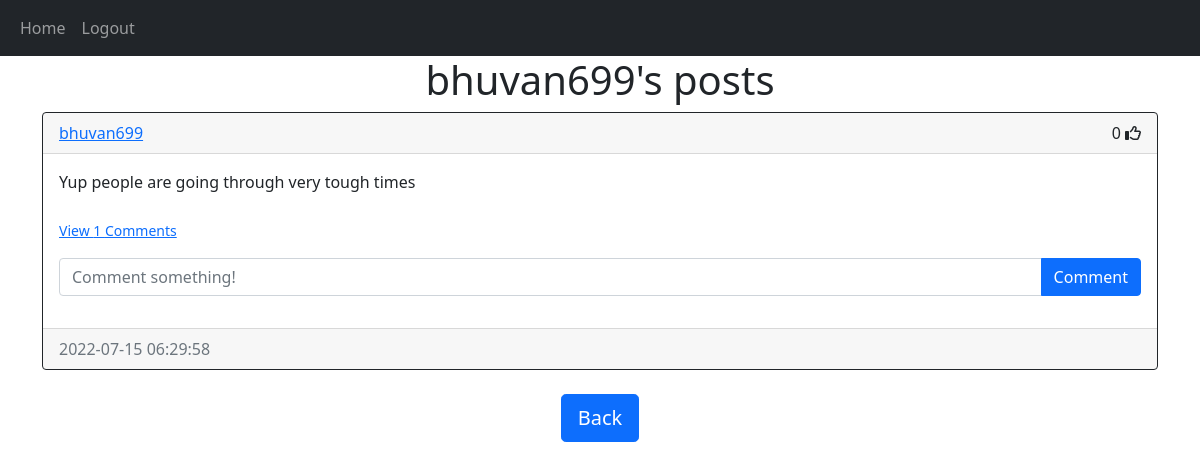
The page /posts/bhuvan699 (signed in) on the database its author committed.
### website/models.py (models this page shows)
class User(db.Model, UserMixin):
    id = db.Column(db.Integer, primary_key=True)
    email = db.Column(db.String(150), unique=True)
    username = db.Column(db.String(150), unique=True)
    password = db.Column(db.String(150))
    date_created = db.Column(db.DateTime(timezone=True), default=func.now())
    posts = db.relationship('Post', backref='user', passive_deletes=True)
    comments = db.relationship('Comment', backref='user', passive_deletes=True)
    likes = db.relationship('Like', backref='user', passive_deletes=True)

class Post(db.Model):
    id = db.Column(db.Integer, primary_key=True)
    text = db.Column(db.Text, nullable=False)
    date_created = db.Column(db.DateTime(timezone=True), default=func.now())
    author = db.Column(db.Integer, db.ForeignKey(
        'user.id', ondelete="CASCADE"), nullable=False)
    comments = db.relationship('Comment', backref='post', passive_deletes=True)
    likes = db.relationship('Like', backref='post', passive_deletes=True)

### website/views.py (the view)
@views.route("/posts/<username>")
@login_required
def posts(username):
    user = User.query.filter_by(username=username).first()
    if not user:
        flash('No user with that username exists.', category='error')
        return redirect(url_for('views.home'))
    posts = user.posts
    return render_template("posts.html", user=current_user, posts=posts, username=username)

### website/__init__.py (called while the page is built)
def create_app():
    app = Flask(__name__)
    app.config['SECRET_KEY'] = "helloworld"
    app.config['SQLALCHEMY_DATABASE_URI'] = f'sqlite:///{DB_NAME}'
    db.init_app(app)
    from .views import views
    from .auth import auth
    app.register_blueprint(views, url_prefix="/")
    app.register_blueprint(auth, url_prefix="/")
    from .models import User, Post, Comment, Like
    create_database(app)
    login_manager = LoginManager()
    login_manager.login_view = "auth.login"
    login_manager.init_app(app)
    @login_manager.user_loader
    def load_user(id):
        return User.query.get(int(id))
    return app

### website/templates/posts.html (shortened to what this page needs)
{% extends "posts_div.html" %}  {% block header %} {{username}}'s posts {% endblock %} {% block footer %}
<div align="center">
  <a href="/home"
    ><button type="button" class="btn btn-primary btn-lg">Back</button></a
  >
</div>
{% endblock %}

### website/templates/posts_div.html (shortened to what this page needs)
{% extends "base.html" %} {% block title %}Home{% endblock %} {% block content
%}
<h1 align="center">{% block header %}Posts{% endblock %}</h1>
<div id="posts">
  {% for post in posts %}
  <div class="card border-dark">
    <div class="card-header d-flex justify-content-between align-items-center">
      <a href="/posts/{{post.user.username}}">{{post.user.username}}</a>
      <div>
        <span id="likes-count-{{post.id}}">
        {{ post.likes|length }}</span>
        {% if user.id in post.likes|map(attribute="author")|list %}
        <i
          class="fas fa-thumbs-up"
          id="like-button-{{post.id}}"
          onclick="like({{post.id}})"
        ></i>
        {% else %}
        <i
          class="far fa-thumbs-up"
          id="like-button-{{post.id}}"
          onclick="like({{post.id}})"
        ></i>
        {% endif %}
      </div>
    </div>
    <div class="card-body">
      <div class="card-text">{{post.text}}</div>
      <br />
      <p class="card-text">
        {% if post.comments|length > 0 %}
        <a data-bs-toggle="collapse" href="#comments-{{post.id}}" role="button">
          <small>View {{post.comments|length}} Comments</small>
        </a>
        {% else %}
        <small class="text-muted">No Comments</small>
        {% endif %}
      </p>
      <form
        class="input-group mb-3"
        method="POST"
        action="/create-comment/{{post.id}}"
      >
        <input
          type="text"
          id="text"
          name="text"
          class="form-control"
          placeholder="Comment something!"
        />
        <button type="submit" class="btn btn-primary">Comment</button>
      </form>
    </div>
    <div class="card-footer text-muted">{{post.date_created}}</div>
  </div>
  <br/ > {% endfor %}
</div>
{% block footer %}{% endblock %} {% endblock %}

### rows shown on the page
User: username "bhuvan699"
Post: user.username "bhuvan699", likes|length "0", text "Yup people are going through very tough times", comments|length "1", date_created "2022-07-15 06:29:58"
